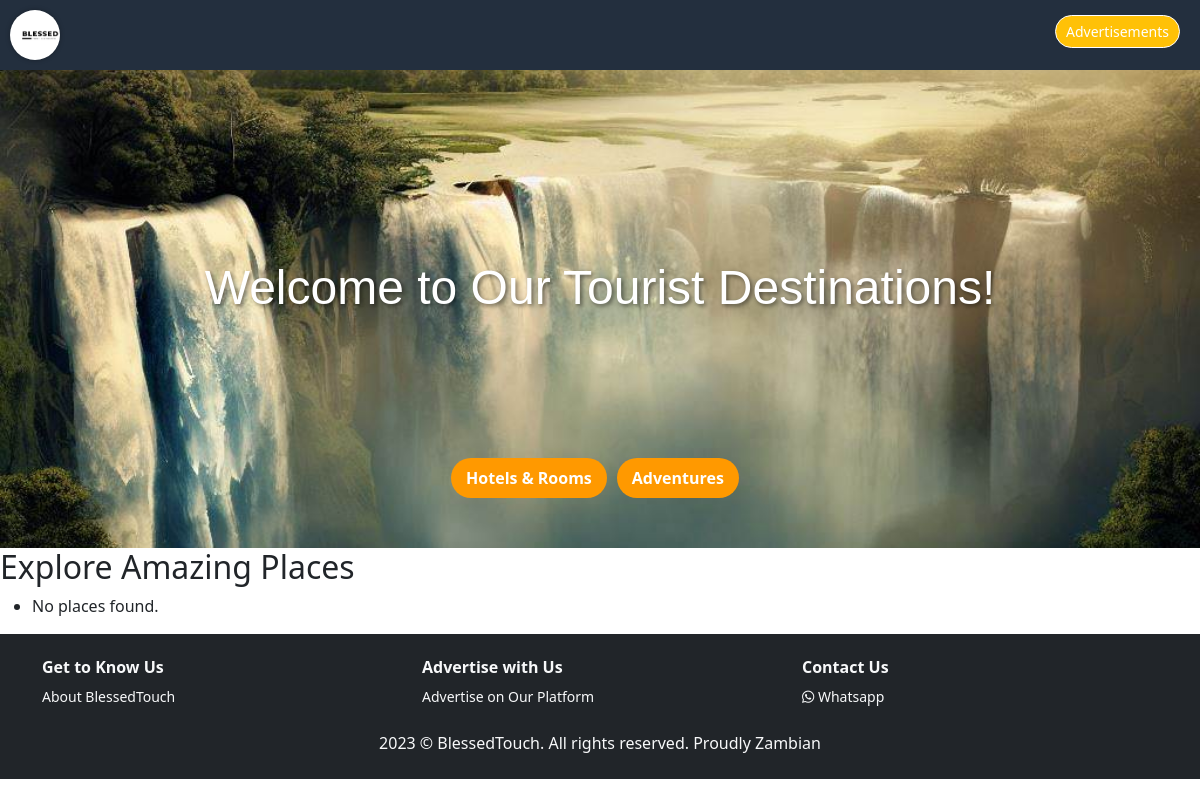
The app's page /town/places/, older data.
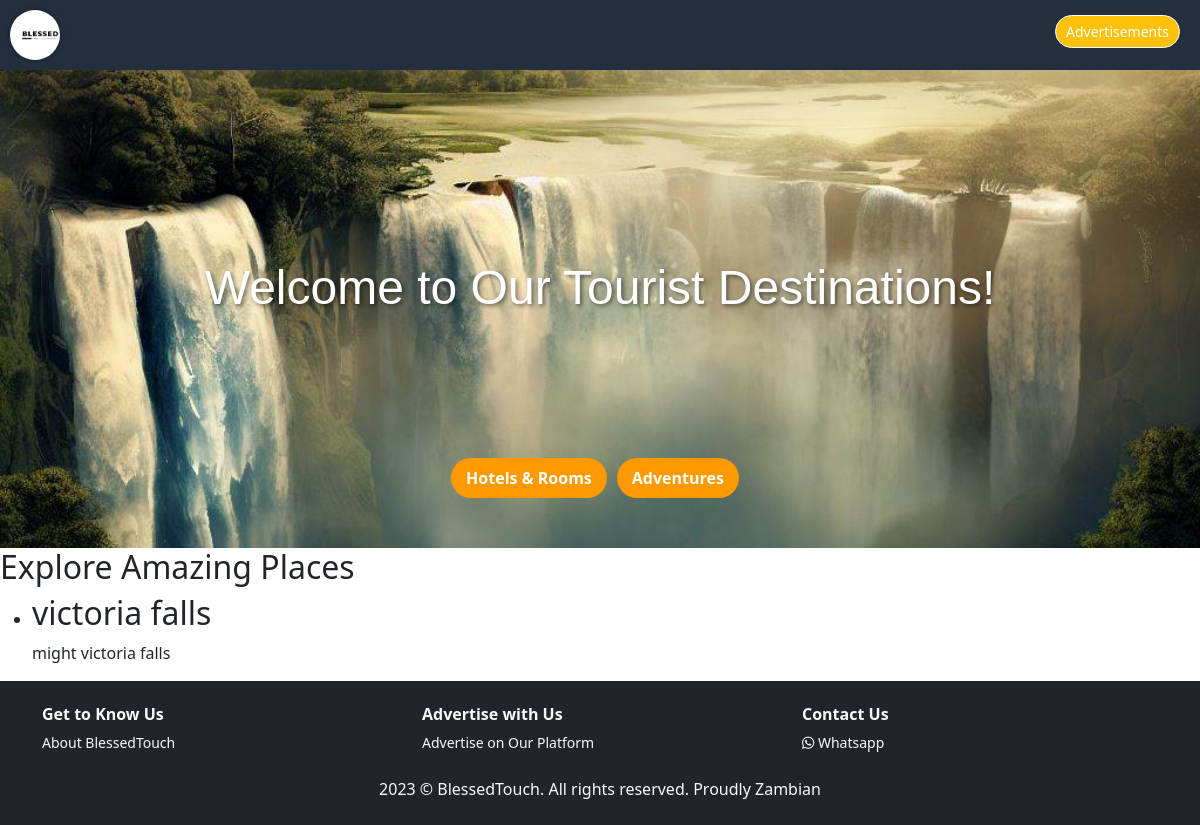
The same page, newer data.
### town/models.py (models this page shows, shortened)
class Place(models.Model):
    name = models.CharField(max_length=100)
    description = models.TextField()

### town/views.py (the view)
# urls.py: path('places/', views.place_list, name='place_list'),
def place_list(request):
    places = Place.objects.all()
    return render(request, 'town/place_list.html', {'places': places})

### templates/town/place_list.html (shortened to what this page needs)
{% extends 'base.html' %}
{% load static %}
{% block content %}
</head>
<body>
    <div class="hero-section">
        <h1>Welcome to Our Tourist Destinations!</h1>
        <div class="hero-links">
            <a href="{% url 'town:room_list' %}">Hotels & Rooms</a><br/>
            <a href="{% url 'town:adventure_list' %}">Adventures</a>
        </div>
    </div>
    <h2>Explore Amazing Places</h2>
    <ul class="place-list">
    {% for place in places %}
        <li>
            <h2>{{ place.name }}</h2>
            <p>{{ place.description }}</p>
        </li>
    {% empty %}
        <li>No places found.</li>
    {% endfor %}
    </ul>
</body>
{% endblock content %}

Row changes from the older to the newer data that the page shows:
added Place: name "victoria falls", description "might victoria falls"
Text that changed along with them:
text no longer shown: "No places found."
